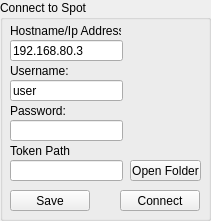
     <widget class="QGroupBox" name="groupBox_17">
      <property name="geometry">
       <rect>
        <x>0</x>
        <y>0</y>
        <width>211</width>
        <height>221</height>
       </rect>
      </property>
      <property name="title">
       <string>Connect to Spot</string>
      </property>
      <widget class="QLabel" name="label_55">
       <property name="geometry">
        <rect>
         <x>10</x>
         <y>20</y>
         <width>111</width>
         <height>21</height>
        </rect>
       </property>
       <property name="text">
        <string>Hostname/Ip Address:</string>
       </property>
      </widget>
      <widget class="QLineEdit" name="spot_hostname">
       <property name="geometry">
        <rect>
         <x>10</x>
         <y>40</y>
         <width>113</width>
         <height>21</height>
        </rect>
       </property>
       <property name="text">
        <string>192.168.80.3</string>
       </property>
      </widget>
      <widget class="QLabel" name="label_56">
       <property name="geometry">
        <rect>
         <x>10</x>
         <y>60</y>
         <width>61</width>
         <height>21</height>
        </rect>
       </property>
       <property name="text">
        <string>Username:</string>
       </property>
      </widget>
      <widget class="QLineEdit" name="spot_username">
       <property name="geometry">
        <rect>
         <x>10</x>
         <y>80</y>
         <width>113</width>
         <height>21</height>
        </rect>
       </property>
       <property name="text">
        <string>user</string>
       </property>
      </widget>
      <widget class="QLabel" name="label_57">
       <property name="geometry">
        <rect>
         <x>10</x>
         <y>100</y>
         <width>61</width>
         <height>21</height>
        </rect>
       </property>
       <property name="text">
        <string>Password:</string>
       </property>
      </widget>
      <widget class="QLineEdit" name="spot_password">
       <property name="geometry">
        <rect>
         <x>10</x>
         <y>120</y>
         <width>113</width>
         <height>21</height>
        </rect>
       </property>
      </widget>
      <widget class="QLabel" name="label_58">
       <property name="geometry">
        <rect>
         <x>10</x>
         <y>140</y>
         <width>61</width>
         <height>21</height>
        </rect>
       </property>
       <property name="text">
        <string>Token Path:</string>
       </property>
      </widget>
      <widget class="QLineEdit" name="spot_token_path">
       <property name="geometry">
        <rect>
         <x>10</x>
         <y>160</y>
         <width>113</width>
         <height>21</height>
        </rect>
       </property>
      </widget>
      <widget class="QPushButton" name="open_token">
       <property name="geometry">
        <rect>
         <x>130</x>
         <y>160</y>
         <width>71</width>
         <height>21</height>
        </rect>
       </property>
       <property name="text">
        <string>Open Folder</string>
       </property>
      </widget>
      <widget class="QPushButton" name="save_login">
       <property name="geometry">
        <rect>
         <x>10</x>
         <y>190</y>
         <width>80</width>
         <height>21</height>
        </rect>
       </property>
       <property name="text">
        <string>Save</string>
       </property>
      </widget>
      <widget class="QPushButton" name="spot_connect">
       <property name="geometry">
        <rect>
         <x>120</x>
         <y>190</y>
         <width>80</width>
         <height>21</height>
        </rect>
       </property>
       <property name="text">
        <string>Connect</string>
       </property>
      </widget>
     </widget>
